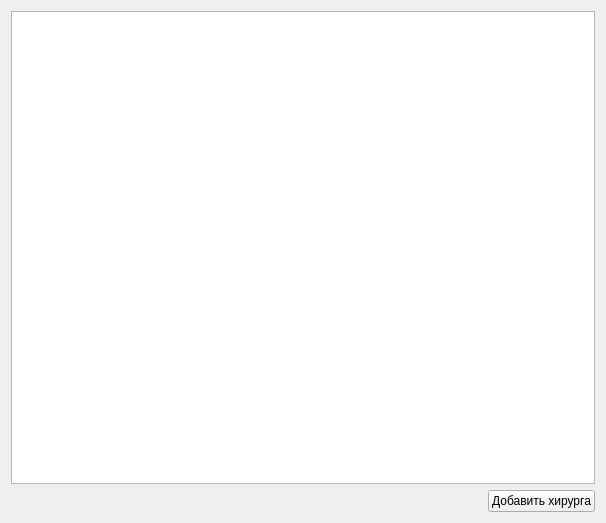
<?xml version="1.0" encoding="UTF-8"?>
<ui version="4.0">
 <class>SurgeonsWindow</class>
 <widget class="QWidget" name="SurgeonsWindow">
  <property name="geometry">
   <rect>
    <x>0</x>
    <y>0</y>
    <width>606</width>
    <height>523</height>
   </rect>
  </property>
  <property name="windowTitle">
   <string>Form</string>
  </property>
  <layout class="QVBoxLayout" name="verticalLayout">
   <item>
    <widget class="QTableView" name="tableView"/>
   </item>
   <item>
    <layout class="QHBoxLayout" name="horizontalLayout">
     <item>
      <spacer name="horizontalSpacer">
       <property name="orientation">
        <enum>Qt::Horizontal</enum>
       </property>
       <property name="sizeHint" stdset="0">
        <size>
         <width>40</width>
         <height>20</height>
        </size>
       </property>
      </spacer>
     </item>
     <item>
      <widget class="QPushButton" name="addSurgeonButton">
       <property name="text">
        <string>Добавить хирурга</string>
       </property>
      </widget>
     </item>
    </layout>
   </item>
  </layout>
 </widget>
 <resources/>
 <connections/>
</ui>
